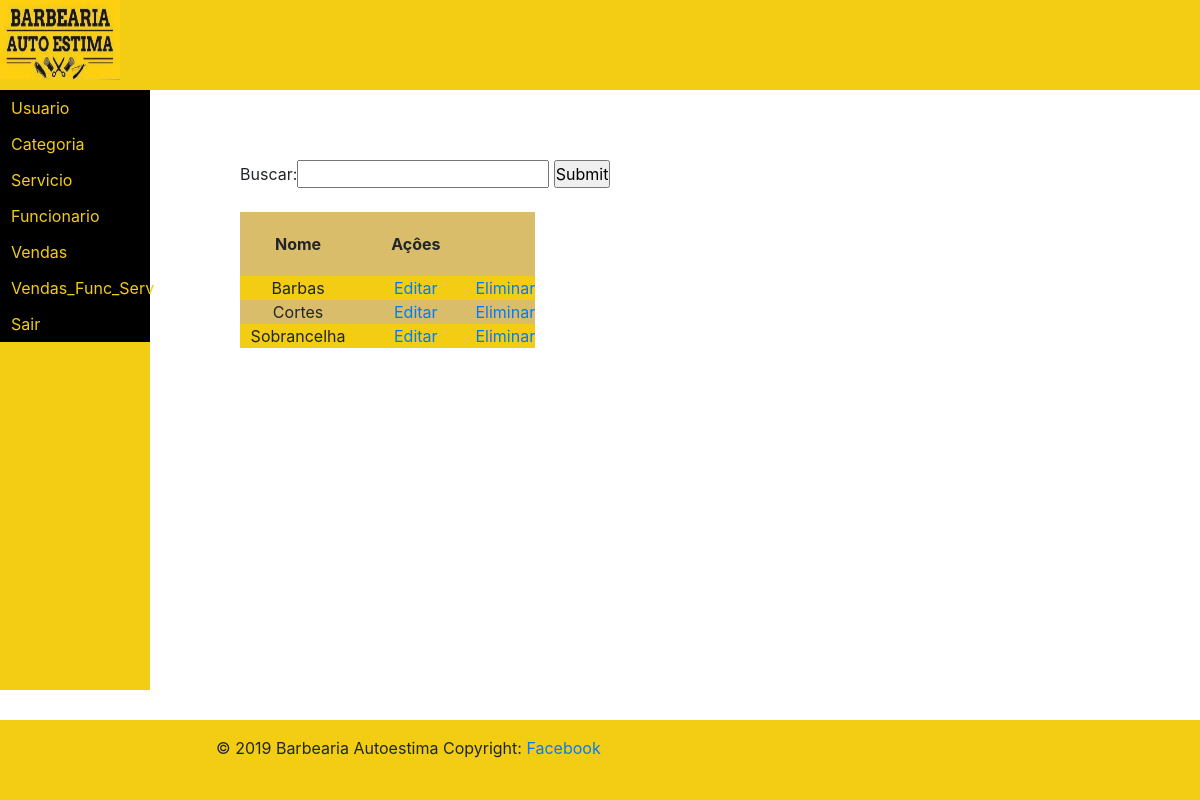
/html/listar_categoria.php (signed in), run on the app's committed database.
### tables this page shows
CREATE TABLE `categoria` (
  `id` int(11) NOT NULL,
  `nome` varchar(255) DEFAULT NULL
);

### pdo/Conexao.php (called while the page is built)
<?php
 Class ClassConexao{
      public function conectaDB(){
        $host = 'mysql:host=localhost;dbname=barbearia;charset=utf8';
        $user = 'root';
        $pass = '';
            try {
                $pdo = new PDO($host, $user, $pass);
                return $pdo;
            } catch (PDOException $ex) {
                echo 'Erro: ' . $ex->getMessage();
            }
        }
    }
?>

### pdo/Categoria.class.php (called while the page is built, shortened)
<?php
include_once 'Conexao.php';
class Categoria extends ClassConexao {
     protected $conexao = null;
     public function __construct(){
         $this->conexao = $this->conectaDB();
     }
     public function Listar() {
    $stmt = $this->conexao->prepare("Select * from categoria");
    $stmt->execute();
    $resultado = $stmt->fetchAll();
    return $resultado;
    }
    }

### html/listar_categoria.php (the view, shortened to what this page needs)
<?php
    include_once "topo.php";
?>
<div class="divposicao">
<form action="listar_categoria.php">
   Buscar:<input type="text" name="buscar"/>
 <input type="submit"/>
</form>
<br>
        <?php
       include_once '../pdo/Categoria.class.php';
      if (isset($_GET['buscar'])){
         $conexao = new Categoria();
         $categoria = $conexao->Listarnome($_GET['buscar']);
       }else{
         $conexao = new Categoria();
         $categoria = $conexao->Listar();
      }
      echo "<table style='width:50%' id='tables'>";
      echo"<tr>
      <th>Nome </th>
      <th tolspan='2'>Açôes</th>
       </tr>";
       foreach ($categoria as $Categoria) {
                echo"<tr>
                <td> ". $Categoria['nome']." </td>
                 <td><a href='../html/editar_categoria.php?id=".$Categoria['id']. "&nome=".$Categoria['nome']."'>Editar</a></td>
                 <td><a href='../html/apagar_categoria.php?id=".$Categoria['id']."'>Eliminar</a></td>
                </tr>";
            }
     echo"</table>";
        ?>
        </div>
 <?php
    include_once "rodape.php";
?>

### css/templatebarbearia.css (style rules this page uses)
* { box-sizing:border-box; margin:0; padding:0; }
.divposicao { position: absolute; top: 20%; left: 20%; }

### html/listar_categoria.php (style rules this page uses)
#tables { width: 100%; background-color:#D9BD6A; }
tr:nth-child(even) { background-color: #F2CD13 }
tr, th { text-align: center; padding: 20px 35px; }

### data on the page
categoria: nome "Barbas"
categoria: nome "Cortes"
categoria: nome "Sobrancelha"
